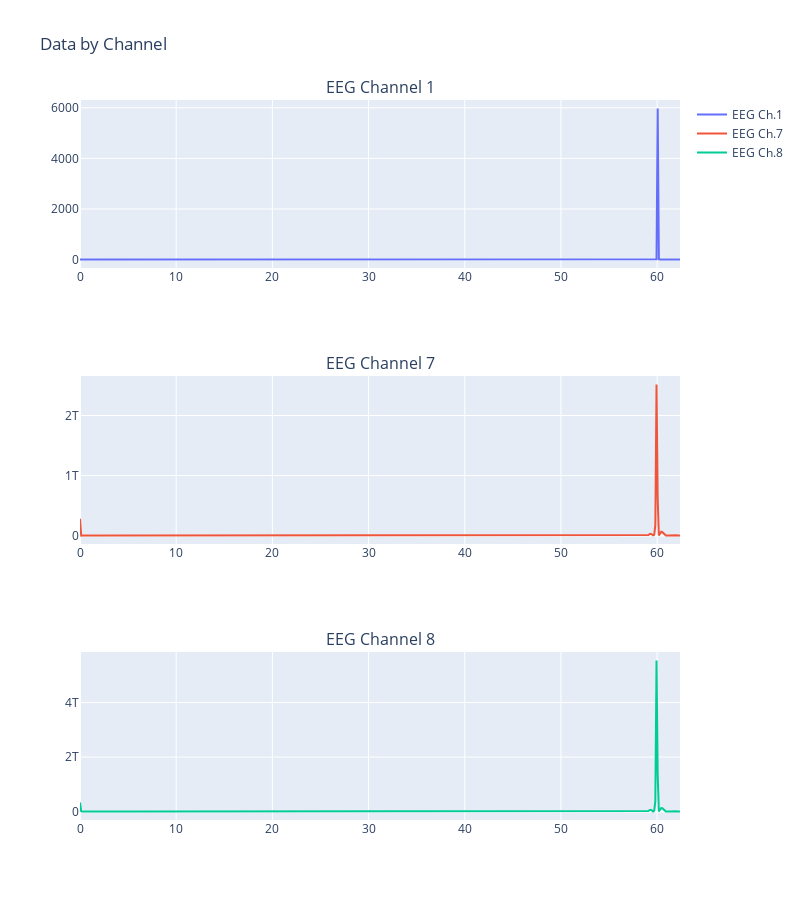

The notebook cell this image was saved under:
### Code cell
# plot
S1.plot(ver='fq', chns=[1,7,8])

### Figure 1 — Plotly figure (JSON) as saved in the notebook; plotly's stock layout.template omitted (floating-point values rounded to 4 significant figures; data arrays with more than 128 entries replaced by an {"elided": "..."} marker saying what was removed)
{"data": [{"mode": "lines", "name": "EEG Ch.1", "type": "scatter", "x": {"elided": "512 float values"}, "xaxis": "x", "y": {"elided": "512 float values"}, "yaxis": "y"}, {"mode": "lines", "name": "EEG Ch.7", "type": "scatter", "x": {"elided": "512 float values"}, "xaxis": "x2", "y": {"elided": "512 float values"}, "yaxis": "y2"}, {"mode": "lines", "name": "EEG Ch.8", "type": "scatter", "x": {"elided": "512 float values"}, "xaxis": "x3", "y": {"elided": "512 float values"}, "yaxis": "y3"}], "layout": {"annotations": [{"font": {"size": 16}, "showarrow": false, "text": "EEG Channel 1", "x": 0.5, "xanchor": "center", "xref": "paper", "y": 1.0, "yanchor": "bottom", "yref": "paper"}, {"font": {"size": 16}, "showarrow": false, "text": "EEG Channel 7", "x": 0.5, "xanchor": "center", "xref": "paper", "y": 0.6167, "yanchor": "bottom", "yref": "paper"}, {"font": {"size": 16}, "showarrow": false, "text": "EEG Channel 8", "x": 0.5, "xanchor": "center", "xref": "paper", "y": 0.2333, "yanchor": "bottom", "yref": "paper"}], "height": 900, "title": {"text": "Data by Channel"}, "width": 800, "xaxis": {"anchor": "y", "domain": [0, 1]}, "xaxis2": {"anchor": "y2", "domain": [0, 1]}, "xaxis3": {"anchor": "y3", "domain": [0, 1]}, "yaxis": {"anchor": "x", "domain": [0.7667, 1.0]}, "yaxis2": {"anchor": "x2", "domain": [0.3833, 0.6167]}, "yaxis3": {"anchor": "x3", "domain": [0, 0.2333]}}}
